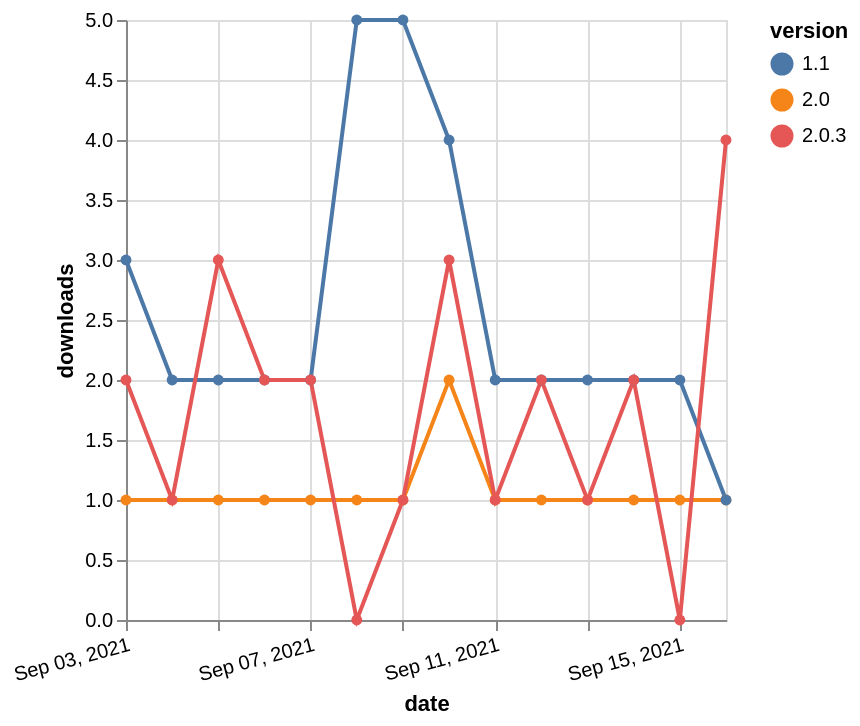

Write the Vega-Lite specification saved for this chart.
### Vega-Lite specification from a JSON file in a GitHub repository (floating-point values rounded to 4 significant figures)
{"$schema": "https://vega.github.io/schema/vega-lite/v5.json", "description": "A simple bar chart with embedded data.", "data": {"values": [{"date": "2021-09-03", "total": 307, "delta": 1, "version": "2.0"}, {"date": "2021-09-04", "total": 308, "delta": 1, "version": "2.0"}, {"date": "2021-09-05", "total": 309, "delta": 1, "version": "2.0"}, {"date": "2021-09-06", "total": 310, "delta": 1, "version": "2.0"}, {"date": "2021-09-07", "total": 311, "delta": 1, "version": "2.0"}, {"date": "2021-09-08", "total": 312, "delta": 1, "version": "2.0"}, {"date": "2021-09-09", "total": 313, "delta": 1, "version": "2.0"}, {"date": "2021-09-10", "total": 315, "delta": 2, "version": "2.0"}, {"date": "2021-09-11", "total": 316, "delta": 1, "version": "2.0"}, {"date": "2021-09-12", "total": 317, "delta": 1, "version": "2.0"}, {"date": "2021-09-13", "total": 318, "delta": 1, "version": "2.0"}, {"date": "2021-09-14", "total": 319, "delta": 1, "version": "2.0"}, {"date": "2021-09-15", "total": 320, "delta": 1, "version": "2.0"}, {"date": "2021-09-16", "total": 321, "delta": 1, "version": "2.0"}, {"date": "2021-09-03", "total": 3569, "delta": 3, "version": "1.1"}, {"date": "2021-09-04", "total": 3571, "delta": 2, "version": "1.1"}, {"date": "2021-09-05", "total": 3573, "delta": 2, "version": "1.1"}, {"date": "2021-09-06", "total": 3575, "delta": 2, "version": "1.1"}, {"date": "2021-09-07", "total": 3577, "delta": 2, "version": "1.1"}, {"date": "2021-09-08", "total": 3582, "delta": 5, "version": "1.1"}, {"date": "2021-09-09", "total": 3587, "delta": 5, "version": "1.1"}, {"date": "2021-09-10", "total": 3591, "delta": 4, "version": "1.1"}, {"date": "2021-09-11", "total": 3593, "delta": 2, "version": "1.1"}, {"date": "2021-09-12", "total": 3595, "delta": 2, "version": "1.1"}, {"date": "2021-09-13", "total": 3597, "delta": 2, "version": "1.1"}, {"date": "2021-09-14", "total": 3599, "delta": 2, "version": "1.1"}, {"date": "2021-09-15", "total": 3601, "delta": 2, "version": "1.1"}, {"date": "2021-09-16", "total": 3602, "delta": 1, "version": "1.1"}, {"date": "2021-09-03", "total": 951, "delta": 2, "version": "2.0.3"}, {"date": "2021-09-04", "total": 952, "delta": 1, "version": "2.0.3"}, {"date": "2021-09-05", "total": 955, "delta": 3, "version": "2.0.3"}, {"date": "2021-09-06", "total": 957, "delta": 2, "version": "2.0.3"}, {"date": "2021-09-07", "total": 959, "delta": 2, "version": "2.0.3"}, {"date": "2021-09-08", "total": 959, "delta": 0, "version": "2.0.3"}, {"date": "2021-09-09", "total": 960, "delta": 1, "version": "2.0.3"}, {"date": "2021-09-10", "total": 963, "delta": 3, "version": "2.0.3"}, {"date": "2021-09-11", "total": 964, "delta": 1, "version": "2.0.3"}, {"date": "2021-09-12", "total": 966, "delta": 2, "version": "2.0.3"}, {"date": "2021-09-13", "total": 967, "delta": 1, "version": "2.0.3"}, {"date": "2021-09-14", "total": 969, "delta": 2, "version": "2.0.3"}, {"date": "2021-09-15", "total": 969, "delta": 0, "version": "2.0.3"}, {"date": "2021-09-16", "total": 973, "delta": 4, "version": "2.0.3"}]}, "width": "container", "mark": {"type": "line", "point": {"filled": true}}, "encoding": {"x": {"field": "date", "type": "temporal", "timeUnit": "yearmonthdate", "title": "date", "axis": {"labelAngle": -15}}, "y": {"field": "delta", "type": "quantitative", "title": "downloads"}, "color": {"field": "version", "type": "nominal"}, "tooltip": {"field": "delta"}}}
